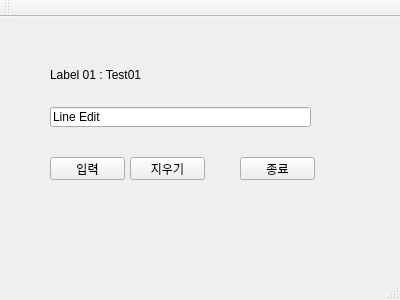
<?xml version="1.0" encoding="UTF-8"?>
<ui version="4.0">
 <class>MainWindow</class>
 <widget class="QMainWindow" name="MainWindow">
  <property name="geometry">
   <rect>
    <x>0</x>
    <y>0</y>
    <width>400</width>
    <height>300</height>
   </rect>
  </property>
  <property name="windowTitle">
   <string>MainWindow</string>
  </property>
  <widget class="QWidget" name="centralWidget">
   <widget class="QPushButton" name="pushButton">
    <property name="geometry">
     <rect>
      <x>50</x>
      <y>140</y>
      <width>75</width>
      <height>23</height>
     </rect>
    </property>
    <property name="text">
     <string>입력</string>
    </property>
   </widget>
   <widget class="QPushButton" name="pushButton_2">
    <property name="geometry">
     <rect>
      <x>130</x>
      <y>140</y>
      <width>75</width>
      <height>23</height>
     </rect>
    </property>
    <property name="text">
     <string>지우기</string>
    </property>
   </widget>
   <widget class="QPushButton" name="pushButton_3">
    <property name="geometry">
     <rect>
      <x>240</x>
      <y>140</y>
      <width>75</width>
      <height>23</height>
     </rect>
    </property>
    <property name="text">
     <string>종료</string>
    </property>
   </widget>
   <widget class="QLabel" name="label">
    <property name="geometry">
     <rect>
      <x>50</x>
      <y>50</y>
      <width>131</width>
      <height>16</height>
     </rect>
    </property>
    <property name="text">
     <string>Label 01 : Test01</string>
    </property>
   </widget>
   <widget class="QLineEdit" name="lineEdit">
    <property name="geometry">
     <rect>
      <x>50</x>
      <y>90</y>
      <width>261</width>
      <height>20</height>
     </rect>
    </property>
    <property name="text">
     <string>Line Edit</string>
    </property>
   </widget>
  </widget>
  <widget class="QMenuBar" name="menuBar">
   <property name="geometry">
    <rect>
     <x>0</x>
     <y>0</y>
     <width>400</width>
     <height>21</height>
    </rect>
   </property>
  </widget>
  <widget class="QToolBar" name="mainToolBar">
   <attribute name="toolBarArea">
    <enum>TopToolBarArea</enum>
   </attribute>
   <attribute name="toolBarBreak">
    <bool>false</bool>
   </attribute>
  </widget>
  <widget class="QStatusBar" name="statusBar"/>
 </widget>
 <layoutdefault spacing="6" margin="11"/>
 <resources/>
 <connections/>
</ui>
